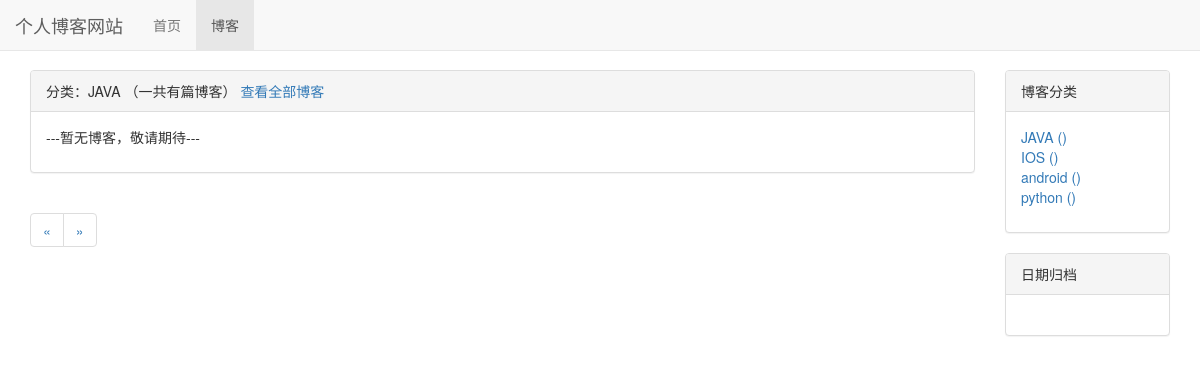
The page /blog/type/1 on the database its author committed.
### blog/models.py (models this page shows, shortened)
class BlogType(models.Model):
    type_name = models.CharField(max_length=15)

### blog/views.py (the view)
# urls.py: path('type/<int:blog_type_pk>', views.blog_with_type,name="blog_with_type"),
def blog_with_type(request,blog_type_pk):
    context = {}
    blog_type = get_object_or_404(BlogType,pk=blog_type_pk)
    context['blogs'] = Blog.objects.filter(blog_type=blog_type)
    context['blog_type'] = blog_type
    context['blog_types'] = BlogType.objects.all()
    return render(request,'blog/blogs_with_type.html', context)

### blog/templates/blog/blogs_with_type.html (shortened to what this page needs)
{% extends 'blog/blog_list.html' %}
{% block blog_list_title %}
    分类：{{ blog_type.type_name }}
    （一共有{{ blog_count }}篇博客）
    <a href="{% url 'blog_list' %}">查看全部博客</a>
{% endblock %}

### blog/templates/blog/blog_list.html (shortened to what this page needs)
{% extends 'base.html' %}
{% load staticfiles %}
{% block nav_blog_active %}active{% endblock %}
{% block header_extends %}
    <link rel="stylesheet" href="{% static 'blog/blog.css' %}">
{% endblock %}
{% block content %}
    <div class="container">
        <div class="row">
            <div class="col-xs-12 col-sm-8 col-md-9 col-lg-10">
                <div class="panel panel-default">
                    <div class="panel-heading">{% block blog_list_title %}{% endblock %}</div>
                    <div class="panel-body">
                        {% for blog in page_of_blogs.object_list %}
                            <div class="blog">
                                <h3><a href="{% url 'blog_detail' blog.pk %}">{{ blog.title }}</a></h3>
                                <p class="blog-info">
                                    <span class="glyphicon glyphicon-tag"></span>&nbsp;<a href="{% url 'blog_with_type' blog.blog_type.pk %}">{{ blog.blog_type }}</a>&nbsp;&nbsp;&nbsp;&nbsp;
                                    <span class="glyphicon glyphicon-time"></span>&nbsp;{{ blog.create_time|date:'Y-m-d' }}
                                    &nbsp;&nbsp;&nbsp;&nbsp;阅读（{{ blog.get_read_num }}）
                                </p>
                                <p>{{ blog.content | striptags | truncatechars:120 }}</p>
                            </div>
                        {% empty %}
                            <div>
                                <p>---暂无博客，敬请期待---</p>
                            </div>
                        {% endfor %}
                    </div>
                </div>
                <div>
                    <ul class="pagination">
                        <li>
                            {% if page_of_blogs.has_previous %}
                                <a href="?page={{ page_of_blogs.previous_page_number }}" aria-label="Previous"><span
                                        aria-hidden="true">&laquo;</span></a>
                            {% else %}
                                <span aria-hidden="true">&laquo;</span>
                            {% endif %}
                        </li>
                        <li>
                            {% if page_of_blogs.has_next %}
                                <a href="?page={{ page_of_blogs.next_page_number }}" aria-label="Next"><span
                                        aria-hidden="true">&raquo;</span></a>
                            {% else %}
                                <span aria-hidden="true">&raquo;</span>
                            {% endif %}
                        </li>
                    </ul>
                </div>
            </div>
            <div class="hidden-xs col-sm-4 col-md-3 col-lg-2">
                <div class="panel panel-default">
                    <div class="panel-heading">博客分类</div>
                    <div class="panel-body">
                        <ul class="blog_types">
                            {% for blog_type in blog_types %}
                                <li><a href="{% url 'blog_with_type' blog_type.pk %}">
                                    {{ blog_type.type_name }} ({{ blog_type.blog_count }})
                                </a></li>
                            {% empty %}
                                <li>暂无分类</li>
                            {% endfor %}
                        </ul>
                    </div>
                </div>
                <div class="panel panel-default">
                    <div class="panel-heading">日期归档</div>
                    <div class="panel-body">
                    </div>
                </div>
            </div>
        </div>
    </div>
{% endblock %}

### static/base.css (style rules this page uses)
* { margin: 0px; padding: 0px; }
body { margin-top: 70px!important; }
ul { list-style-type: none!important; }

### blog/static/blog/blog.css (style rules this page uses)
ul.blog_types { list-style-type: none }

### rows shown on the page
BlogType: type_name "JAVA"
BlogType: type_name "IOS"
BlogType: type_name "android"
BlogType: type_name "python"
